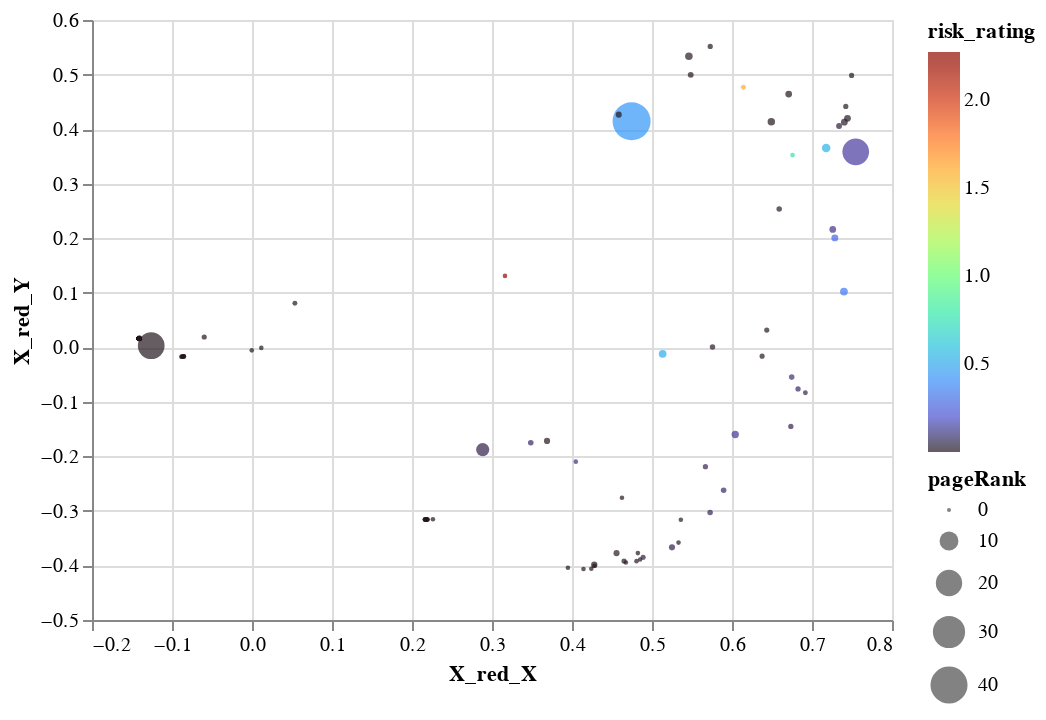

Notebook source saved alongside this figure:
### Code cell
alt.Chart(PCA_components).mark_circle(size=60).encode(
    x='X_red_X',
    y='X_red_Y',
    size='pageRank',
    color=alt.Color('risk_rating', scale=alt.Scale(scheme='turbo')),
    tooltip=['btc_id', 'total_amount', 'out_deg', 'in_deg', 'risk_rating']
).interactive()

### Figure 1 — Vega-Lite specification as saved in the notebook (floating-point values rounded to 4 significant figures; data arrays with more than 128 entries replaced by an {"elided": "..."} marker saying what was removed)
{"config": {"view": {"continuousWidth": 400, "continuousHeight": 300}}, "data": {"name": "data-3ef14c2938a4c7baa8cb37e13a6088a0"}, "mark": {"type": "circle", "size": 60}, "encoding": {"color": {"type": "quantitative", "field": "risk_rating", "scale": {"scheme": "turbo"}}, "size": {"type": "quantitative", "field": "pageRank"}, "tooltip": [{"type": "nominal", "field": "btc_id"}, {"type": "quantitative", "field": "total_amount"}, {"type": "quantitative", "field": "out_deg"}, {"type": "quantitative", "field": "in_deg"}, {"type": "quantitative", "field": "risk_rating"}], "x": {"type": "quantitative", "field": "X_red_X"}, "y": {"type": "quantitative", "field": "X_red_Y"}}, "selection": {"selector003": {"type": "interval", "bind": "scales", "encodings": ["x", "y"]}}, "$schema": "https://vega.github.io/schema/vega-lite/v4.8.1.json", "datasets": {"data-3ef14c2938a4c7baa8cb37e13a6088a0": {"elided": "299 records"}}}
